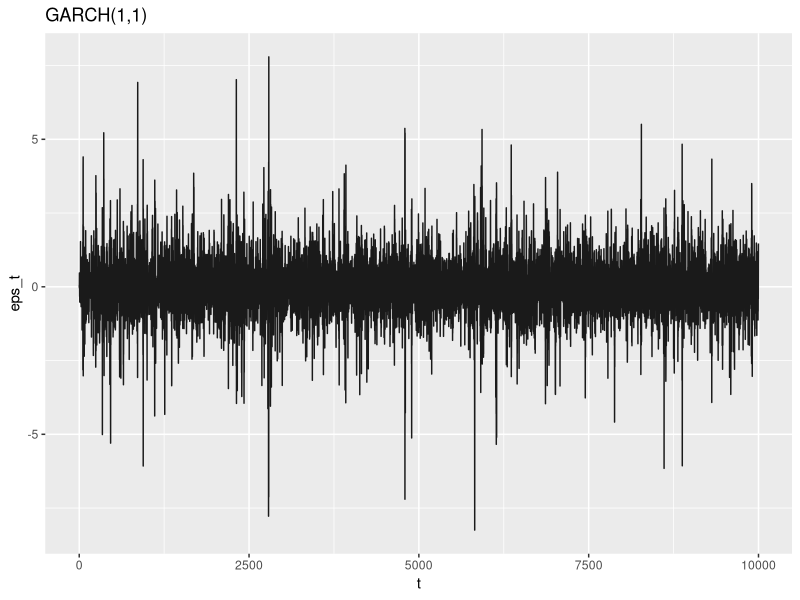
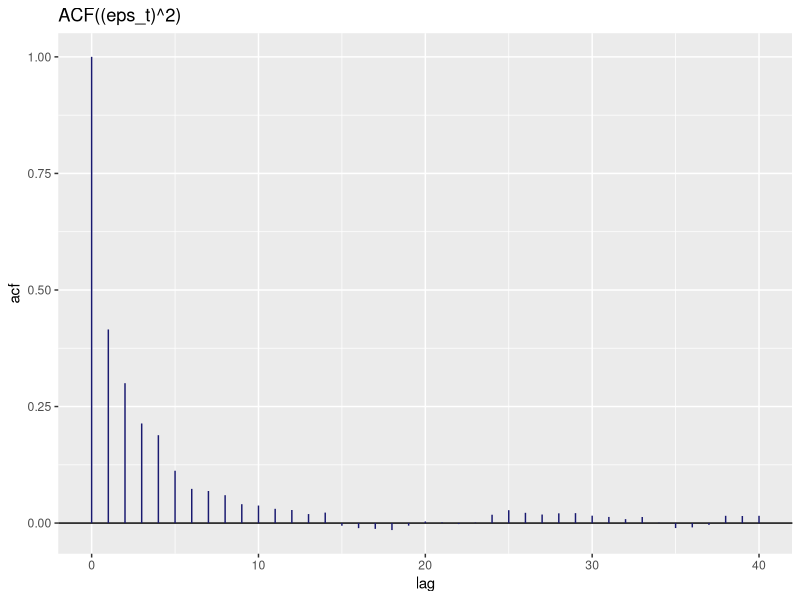

Write R code to recreate these figures, in order.
library('stats')

## garch(1,1)
set.seed(100)
SimulatedData <- function(coeffs) {
  
  w0 <- coeffs[1]              # omega_0
  a0 <- coeffs[2]              # alpha_0
  b0 <- coeffs[3]              # beta_0
  n <- rnorm(10000)             # eta_t
  eps <- rep(0,10000)           # epsilon_t
  sigsq <- rep(0, 10000)        # sigma^2
  
  for (i in 2:10000) {
    sigsq[i] <- w0 + a0 * (eps[i-1]^2) + b0 * sigsq[i-1]
    eps[i] <- n[i] * sqrt(sigsq[i])
  }
  
  return(list(eps_t = eps, sig_t = sigsq))
}

coeffs <- c(0.2, 0.5, 0.3)

GARCHdata <- SimulatedData(coeffs)

# plot(GARCHdata$eps_t, type="l")
# plot(sqrt(GARCHdata$sig_t), type="l")

library(ggplot2)

# plot eps_t
ggplot(data.frame(x=c(0:9999), y=GARCHdata$eps_t), aes(x, y)) +
  labs(title="GARCH(1,1)") +
  xlab("t") +
  ylab("eps_t") +
  geom_line(color="grey10")

# plot acf of (eps_t)^2 
eps2acf <- acf(GARCHdata$eps_t^2, plot = FALSE)
eps2acf_df <- with(eps2acf, data.frame(lag, acf))

ggplot(data = eps2acf_df, mapping = aes(x = lag, y = acf)) +
  labs(title="ACF((eps_t)^2)") +
  geom_hline(aes(yintercept = 0)) +
  geom_segment(mapping = aes(xend = lag, yend = 0), color="midnightblue")



## negative of log likelihood

GarchLogLikelihood <- function(coeffs) {
  
  w0 <- coeffs[1]              # omega_0
  a0 <- coeffs[2]              # alpha_0
  b0 <- coeffs[3]              # beta_0
  sigsq <- rep(0, 10000)       # sigma^2
  
  sigsq[1] = w0

    for (i in 2:10000) {
    sigsq[i] <- w0 + a0 * (GARCHdata$eps_t[i-1]^2) + b0 * sigsq[i-1]
  }
  
  return (-sum(dnorm(GARCHdata$eps_t, mean = 0 , sd=sqrt(sigsq), log=TRUE)))
}

GarchLogLikelihood(coeffs)

## Non-Linear Minimization
mle <- nlm(GarchLogLikelihood, c(0.1,0.1,0.1)) # start at 0.1 0.1 0.1

mle 
